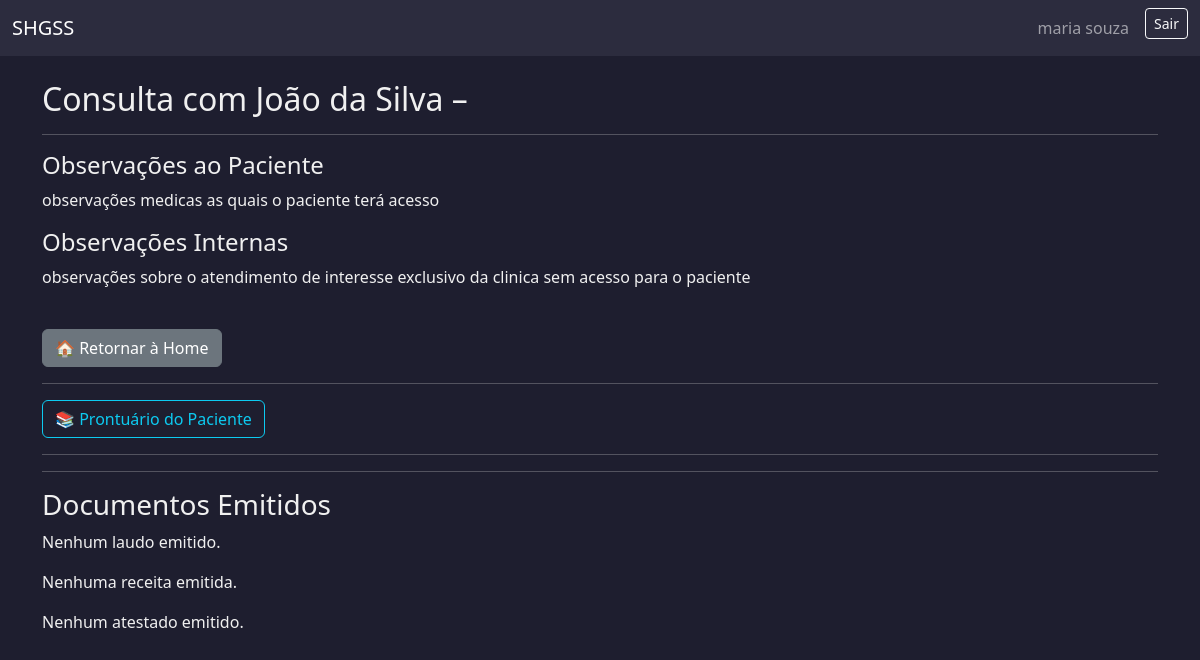
The page /consultas/2/detalhar/ (signed in) on the database its author committed.
### usuarios/models.py (models this page shows, shortened)
class Usuario(AbstractUser):
    ROLE_CHOICES = [
        ('paciente', 'Paciente'),
        ('medico', 'Médico'),
        ('administrativo', 'Administrativo'),
        ('financeiro', 'Financeiro'),
    ]
    cpf = models.CharField(max_length=14, unique=True, blank=False, null=False)
    telefone = models.CharField(max_length=20)
    rua = models.CharField(max_length=100)
    numero = models.CharField(max_length=10)
    bairro = models.CharField(max_length=50)
    cidade = models.CharField(max_length=50)
    estado = models.CharField(max_length=2)
    cep = models.CharField(max_length=9)
    role = models.CharField(max_length=20, choices=ROLE_CHOICES)
    plano_saude = models.CharField(max_length=50, null=True, blank=True)
    numero_cartao_plano = models.CharField(max_length=30, null=True, blank=True)
    crm = models.CharField(max_length=20, null=True, blank=True)
    especialidade = models.CharField(max_length=50, null=True, blank=True)
    setor = models.CharField(max_length=50, null=True, blank=True)
    cargo = models.CharField(max_length=50, null=True, blank=True)

class AtendimentoBase(models.Model):
    STATUS_CHOICES = [
        ('agendada', 'Agendada'),
        ('cancelada', 'Cancelada'),
        ('em_andamento', 'Em atendimento'),
        ('finalizada', 'Finalizada'),
    ]
    status = models.CharField(max_length=20, choices=STATUS_CHOICES, default='agendada')
    observacoes_visiveis = models.TextField(blank=True, null=True)
    observacoes_internas = models.TextField(blank=True, null=True)
    encaminhamento = models.TextField(blank=True, null=True)
    criado_em = models.DateTimeField(auto_now_add=True)
    atualizado_em = models.DateTimeField(auto_now=True)
    motivo_cancelamento = models.TextField(blank=True, null=True)
    data_cancelamento = models.DateTimeField(null=True, blank=True)
    class Meta:
        abstract = True

class Consulta(AtendimentoBase):
    agenda = models.ForeignKey(
        'AgendaConsulta',
        on_delete=models.PROTECT,
        related_name='consultas'
    )
    medico = models.ForeignKey(
        settings.AUTH_USER_MODEL,
        on_delete=models.CASCADE,
        limit_choices_to={'role': 'medico'},
        related_name='consultas_como_medico'
    )
    paciente = models.ForeignKey(
        settings.AUTH_USER_MODEL,
        on_delete=models.CASCADE,
        limit_choices_to={'role': 'paciente'},
        related_name='consultas_como_paciente'
    )
    cancelado_por = models.ForeignKey(
        settings.AUTH_USER_MODEL,
        on_delete=models.SET_NULL,
        null=True,
        blank=True,
        related_name='consultas_canceladas'
    )
    valor = models.DecimalField(max_digits=8, decimal_places=2, default=250.00)

### usuarios/views.py (the view)
# urls.py: path('consultas/<int:pk>/detalhar/', views.detalhar_consulta, name='detalhar_consulta'),
@role_required('medico')
def detalhar_consulta(request, pk):
    consulta = get_object_or_404(Consulta, pk=pk, medico=request.user)
    if request.method == 'POST':
        form = ObservacoesConsultaForm(request.POST, instance=consulta)
        if form.is_valid():
            form.save()
            messages.success(request, 'Observações atualizadas com sucesso.')
            return redirect('detalhar_consulta', pk=pk)
    else:
        form = ObservacoesConsultaForm(instance=consulta)
    return render(request, 'consultas/detalhar_consulta.html', {
        'consulta': consulta,
        'form_observacoes': form,
        'is_teleconsulta': False
    })

### templates/consultas/detalhar_consulta.html (shortened to what this page needs)
{% extends 'base.html' %}
{% block content %}
<h2>Consulta com {{ consulta.paciente.get_full_name }} – {{ consulta.data }} {{ consulta.horario_inicio }}</h2>
{% if form_observacoes and consulta.status != 'finalizada' %}
<form method="post">
    {% csrf_token %}
    <div class="mb-3">
        <label for="{{ form_observacoes.observacoes_visiveis.id_for_label }}">Observações ao Paciente</label>
        {{ form_observacoes.observacoes_visiveis }}
    </div>
    <div class="mb-3">
        <label for="{{ form_observacoes.observacoes_internas.id_for_label }}">Observações Internas</label>
        {{ form_observacoes.observacoes_internas }}
    </div>
    <button type="submit" class="btn btn-primary">Salvar Observações</button>
</form>
{% else %}
<hr>
<h4>Observações ao Paciente</h4>
<p>{{ consulta.observacoes_visiveis|default:"Nenhuma observação visível." }}</p>
<h4>Observações Internas</h4>
<p>{{ consulta.observacoes_internas|default:"Nenhuma anotação interna." }}</p>
{% endif %}
<br>
<div class="mb-3">
  <a href="{% url 'redirecionar_dashboard' %}" class="btn btn-secondary">🏠 Retornar à Home</a>
</div>
<hr>
<a href="{% url 'visualizar_prontuario' consulta.paciente.id %}" class="btn btn-outline-info">📚 Prontuário do Paciente</a>
<hr>
<hr>
<h3>Documentos Emitidos</h3>
{% if instancia.laudos.all %}
  <h4>Laudos</h4>
  <ul>
    {% for laudo in instancia.laudos.all %}
      <li>
        Laudo de {{ laudo.criado_em|date:"d/m/Y H:i" }} —
        <a href="{% url 'visualizar_laudo' laudo.id %}" target="_blank">Download PDF</a>
      </li>
    {% endfor %}
  </ul>
{% else %}
  <p>Nenhum laudo emitido.</p>
{% endif %}
{% if instancia.receitas.all %}
  <h4>Receitas</h4>
  <ul>
    {% for receita in instancia.receitas.all %}
      <li>
        Receita de {{ receita.criado_em|date:"d/m/Y H:i" }} —
        <a href="{% url 'visualizar_receita' receita.id %}" target="_blank">Download PDF</a>
      </li>
    {% endfor %}
  </ul>
{% else %}
  <p>Nenhuma receita emitida.</p>
{% endif %}
{% if instancia.atestados.all %}
  <h4>Atestados</h4>
  <ul>
    {% for atestado in instancia.atestados.all %}
      <li>
        Atestado de {{ atestado.criado_em|date:"d/m/Y H:i" }} —
        <a href="{% url 'visualizar_atestado' atestado.id %}" target="_blank">Download PDF</a>
      </li>
    {% endfor %}
  </ul>
{% else %}
  <p>Nenhum atestado emitido.</p>
{% endif %}
{% endblock %}

### templates/base.html (shortened to what this page needs)
<!DOCTYPE html>
<html lang="pt-br">
<head>
    <link href="https://cdn.jsdelivr.net/npm/bootstrap@5.3.2/dist/css/bootstrap.min.css" rel="stylesheet">
</head>
<body>
    <nav class="navbar navbar-expand-lg navbar-dark">
        <div class="container-fluid">
            <a class="navbar-brand" href="#">SHGSS</a>
            <div class="collapse navbar-collapse">
                <ul class="navbar-nav ms-auto">
                    {% if user.is_authenticated %}
                        <li class="nav-item">
                            <a class="nav-link" href="#">{{ user.get_full_name }}</a>
                        </li>
                        <li class="nav-item">
                            <form method="post" action="{% url 'logout' %}">
                                <button type="submit" class="btn btn-sm btn-outline-light ms-2">Sair</button>
                            </form>
                        </li>
                    {% else %}
                        <li class="nav-item">
                            <a class="nav-link" href="{% url 'login' %}">Entrar</a>
                        </li>
                    {% endif %}
                </ul>
            </div>
        </div>
    </nav>
    <div class="container mt-4">
        {% block content %}{% endblock %}
    </div>
</body>
</html>

### templates/base.html (style rules this page uses)
body { background-color: #1e1e2f; color: #f0f0f0; }
.navbar { background-color: #2c2c3e; }
a { color: #9ecbff; }

### rows shown on the page
Usuario: get_full_name "maria souza"
Consulta: paciente.get_full_name "João da Silva", observacoes_visiveis "observações medicas as quais o paciente terá acesso", observacoes_internas "observações sobre o atendimento de interesse exclusivo da clinica sem acesso para o paciente"
